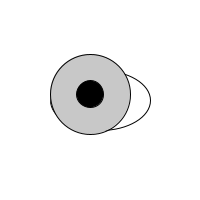
Frame 1 (no input)
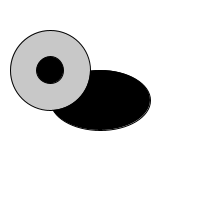
Frame 60 (the mouse pressed at the canvas centre just before this capture)
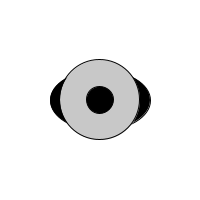
Frame 120 (the mouse held since frame 60 and released just before this capture)

The Processing sketch that drew these frames (run headless with seeded random() and noise(); from frame 60 on, the mouse is pressed at the canvas centre):

// Processing sketch: eyeball
// ── eyeball.pde

Eye eye;

void setup() {
  
  size(200, 200);
  smooth(); 
  
  eye = new Eye(width/2, height/2, 50, 30, 40);
  
}

void draw() {
  
  background(255);
  
  eye.update();
  eye.draw();
  
}



// ── Eye.pde


class Eye
{
  int x, y;
  float irisX, irisY;
  float localMX, localMY;
  float xr, yr, pupilradius;
  float ease = 0.2;

  Eye(int _x, int _y, float _xradius, float _yradius, float _pupilradius) {
    x = _x;
    y = _y;
    localMX = x;
    localMY = y;
    xr = _xradius;
    yr = _yradius;
    pupilradius = _pupilradius;
  }

  void draw()
  {
    stroke(0);  
    pushMatrix();

    // draw eye
    translate(x,y);
    ellipseMode(RADIUS);
    ellipse(0, 0, xr, yr);
    
    // draw iris
    fill(200);
    ellipse(irisX, irisY, pupilradius, pupilradius);
    fill(0);    
    ellipse(irisX, irisY, pupilradius/3, pupilradius/3);        
    
    popMatrix();
  }

  void update()
  {
    localMX = mouseX-x;
    localMY = mouseY-y;
    
    float targetX = constrain(localMX, -xr, xr);
    float targetY = constrain(localMY, -yr, yr);
    
    irisX += (targetX - irisX) * ease;
    irisY += (targetY - irisY) * ease;
  }
}
